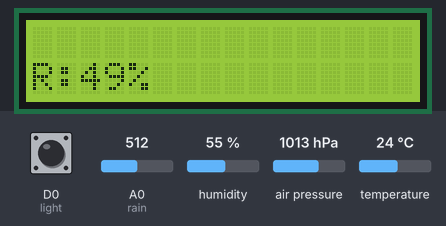
The sketch below on a simulated ESP8266 (NodeMCU). Parts: 16×2 character LCD. The inputs (shaded band) are chosen by the test bench; at power-on: humidity 55 %, A0 (rain) = 512, air pressure 1013 hPa, temperature 24 °C, D0 (light) HIGH. WiFi joins after 1.5 s; servers stay silent unless stated; what the sketch prints to the serial monitor is not drawn.

Above: at 6.5 s.
6.6 s: humidity set to 22 %
At 7.3 s:
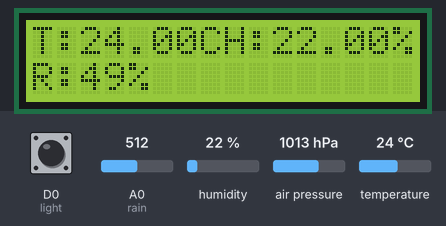
11.4 s: A0 (rain) set to 716
At 13.1 s:
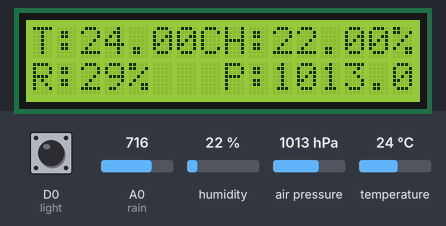
13.4 s: air pressure set to 952 hPa
At 15.7 s:
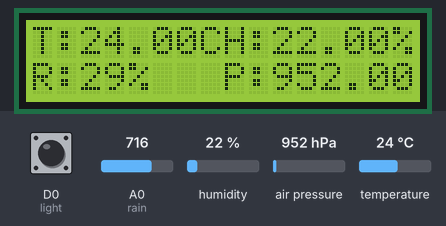
16.4 s: temperature set to 12 °C
At 20.0 s:
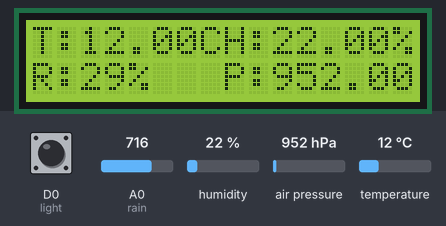
20.4 s: A0 (rain) set to 992
At 21.9 s:
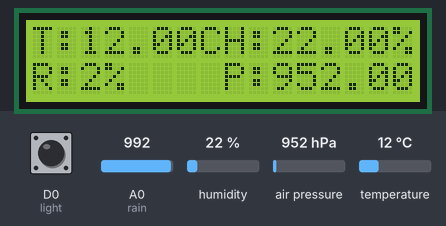
22.4 s: A0 (rain) set to 306
At 24.3 s:
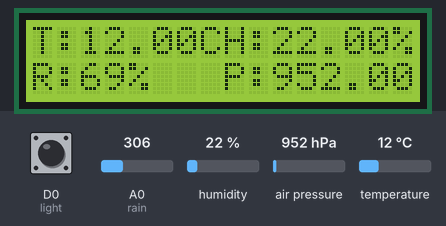
Timing chart, 0 to 25.4 s (numbered marks = the images above; inputs shaded):
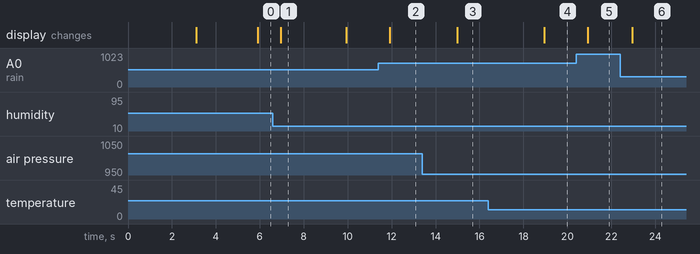

The sketch:

WMS.ino
```cpp
#include <Wire.h>
#include <LiquidCrystal_I2C.h>

#define BLYNK_TEMPLATE_ID "YOUR_TEMPLATE_ID"
#define BLYNK_TEMPLATE_NAME "Weather Monitoring System"
#define BLYNK_PRINT Serial

#include <ESP8266WiFi.h>
#include <BlynkSimpleEsp8266.h>
#include <DHT.h>
#include <SFE_BMP180.h>

// -------------------------------------------
// LCD Display
// -------------------------------------------
LiquidCrystal_I2C lcd(0x27, 16, 2);

// -------------------------------------------
// BMP180 Sensor
// -------------------------------------------
SFE_BMP180 bmp;

// -------------------------------------------
// Blynk Authentication & WiFi Credentials
// -------------------------------------------
char auth[] = "YOUR_BLYNK_AUTH_TOKEN";
char ssid[] = "YOUR_WIFI_SSID";
char pass[] = "YOUR_WIFI_PASSWORD";

// -------------------------------------------
// DHT11 Sensor
// -------------------------------------------
DHT dht(D3, DHT11);

// -------------------------------------------
// Pins for Additional Sensors
// -------------------------------------------
#define rain A0
#define light D0

BlynkTimer timer;

// -------------------------------------------
// Setup Function
// -------------------------------------------
void setup() {
  Serial.begin(9600);

  // BMP180 initialization
  if (bmp.begin()) {
    Serial.println("BMP180 initialized");
  } else {
    Serial.println("BMP180 NOT detected");
  }

  // LCD initialization
  lcd.begin(16, 2);
  lcd.backlight();
  lcd.setCursor(0, 0);
  lcd.print("Weather Monitor");
  lcd.setCursor(0, 1);
  lcd.print("Initializing...");
  delay(3000);
  lcd.clear();

  // WiFi + Blynk
  Blynk.begin(auth, ssid, pass, "blynk.cloud", 80);

  // DHT11 start
  dht.begin();

  // Timer intervals
  timer.setInterval(2000L, DHT11sensor);
  timer.setInterval(1000L, rainSensor);
  timer.setInterval(5000L, pressure);
  timer.setInterval(1000L, LDRsensor);

  pinMode(light, INPUT);
}

// -------------------------------------------
// DHT11 Sensor Reading
// -------------------------------------------
void DHT11sensor() {
  float h = dht.readHumidity();
  float t = dht.readTemperature();

  if (isnan(h) || isnan(t)) {
    Serial.println("DHT read failed!");
    return;
  }

  // Send to Blynk
  Blynk.virtualWrite(V0, t);
  Blynk.virtualWrite(V1, h);

  // Show on LCD
  lcd.setCursor(0, 0);
  lcd.print("T:");
  lcd.print(t);
  lcd.print("C  ");

  lcd.setCursor(8, 0);
  lcd.print("H:");
  lcd.print(h);
  lcd.print("% ");

  Serial.print("Temp: ");
  Serial.print(t);
  Serial.print(" °C, Humidity: ");
  Serial.println(h);
}

// -------------------------------------------
// Rain Sensor
// -------------------------------------------
void rainSensor() {
  int value = analogRead(rain);
  value = map(value, 1024, 0, 0, 100);

  Blynk.virtualWrite(V2, value);

  lcd.setCursor(0, 1);
  lcd.print("R:");
  lcd.print(value);
  lcd.print("% ");

  Serial.print("Rain: ");
  Serial.print(value);
  Serial.println("%");
}

// -------------------------------------------
// Pressure Sensor (BMP180)
// -------------------------------------------
double T, P;
char status;

void pressure() {
  status = bmp.startTemperature();
  if (status != 0) {
    delay(5);

    status = bmp.getTemperature(T);
    status = bmp.startPressure(3);

    if (status != 0) {
      delay(5);
      status = bmp.getPressure(P, T);

      if (status != 0) {
        Blynk.virtualWrite(V3, P);

        lcd.setCursor(8, 1);
        lcd.print("P:");
        lcd.print(P);

        Serial.print("Pressure: ");
        Serial.println(P);
      }
    }
  }
}

// -------------------------------------------
// LDR Sensor
// -------------------------------------------
void LDRsensor() {
  bool value = digitalRead(light);
  WidgetLED LED(V4);

  if (value == 0) LED.on();
  else LED.off();

  Serial.print("Light: ");
  Serial.println(value);
}

// -------------------------------------------
// Loop
// -------------------------------------------
void loop() {
  Blynk.run();
  timer.run();
}
```

Measured:
- after the input at 11.4 s, the display: changes after 0.51 s (image 2)
- after the input at 13.4 s, the display: changes after 1.6 s (image 3)
- after the input at 16.4 s, the display: changes after 2.5 s (image 4)
- after the input at 20.4 s, the display: changes after 0.53 s (image 5)
- after the input at 22.4 s, the display: changes after 0.55 s (image 6)
- what the display in image 1 shows lasts 3.0 s, from 6.9 s to 9.9 s
